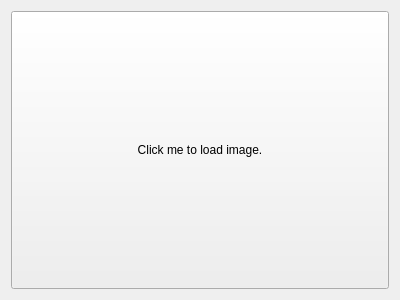
<?xml version="1.0" encoding="UTF-8"?>
<ui version="4.0">
 <class>loadimage</class>
 <widget class="QWidget" name="loadimage">
  <property name="geometry">
   <rect>
    <x>0</x>
    <y>0</y>
    <width>400</width>
    <height>300</height>
   </rect>
  </property>
  <property name="sizePolicy">
   <sizepolicy hsizetype="Expanding" vsizetype="Expanding">
    <horstretch>0</horstretch>
    <verstretch>0</verstretch>
   </sizepolicy>
  </property>
  <property name="minimumSize">
   <size>
    <width>100</width>
    <height>100</height>
   </size>
  </property>
  <property name="windowTitle">
   <string>loadimage</string>
  </property>
  <layout class="QGridLayout" name="gridLayout">
   <item row="0" column="0">
    <widget class="QToolButton" name="toolButton">
     <property name="sizePolicy">
      <sizepolicy hsizetype="Expanding" vsizetype="Expanding">
       <horstretch>0</horstretch>
       <verstretch>0</verstretch>
      </sizepolicy>
     </property>
     <property name="text">
      <string>Click me to load image.</string>
     </property>
    </widget>
   </item>
  </layout>
 </widget>
 <layoutdefault spacing="6" margin="11"/>
 <resources/>
 <connections/>
</ui>
